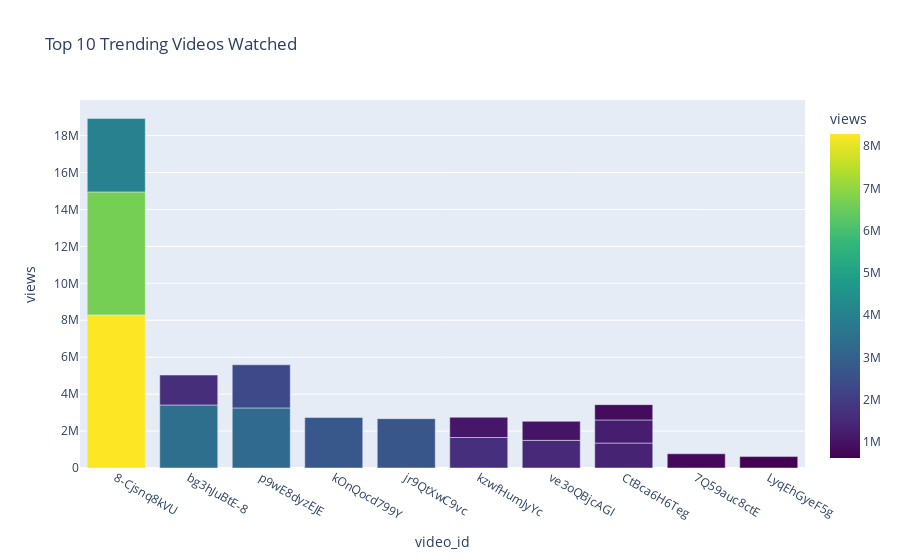

Notebook code cell kept with this figure:
### Code cell
#finding top 10 trending videos
data = dataset[dataset.views > 10000]
#finding top 10 watched videos
videos = data.query("category_id == 1").sort_values(by=['views'], ascending=False)
videos = videos[0:18]
fig = px.bar(videos,
             x='video_id',
             y='views',
             color='views',
             color_continuous_scale='Viridis',
             title='Top 10 Trending Videos Watched')
fig.show()

### Figure 1 — Plotly figure (JSON) as saved in the notebook; plotly's stock layout.template omitted (floating-point values rounded to 4 significant figures)
{"data": [{"alignmentgroup": "True", "hovertemplate": "video_id=%{x}<br>views=%{marker.color}<extra></extra>", "legendgroup": "", "marker": {"color": [8291139, 6659676, 3979891, 3411918, 3252728, 2736733, 2671756, 2336528, 1651358, 1621002, 1496471, 1351046, 1251180, 1096327, 1032547, 829132, 770478, 617545], "coloraxis": "coloraxis"}, "name": "", "offsetgroup": "", "orientation": "v", "showlegend": false, "textposition": "auto", "type": "bar", "x": ["8-Cjsnq8kVU", "8-Cjsnq8kVU", "8-Cjsnq8kVU", "bg3hJuBtE-8", "p9wE8dyzEJE", "kOnQocd799Y", "jr9QtXwC9vc", "p9wE8dyzEJE", "kzwfHumJyYc", "bg3hJuBtE-8", "ve3oQBjcAGI", "CtBca6H6Teg", "CtBca6H6Teg", "kzwfHumJyYc", "ve3oQBjcAGI", "CtBca6H6Teg", "7Q59auc8ctE", "LyqEhGyeF5g"], "xaxis": "x", "y": [8291139, 6659676, 3979891, 3411918, 3252728, 2736733, 2671756, 2336528, 1651358, 1621002, 1496471, 1351046, 1251180, 1096327, 1032547, 829132, 770478, 617545], "yaxis": "y"}], "layout": {"barmode": "relative", "coloraxis": {"colorbar": {"title": {"text": "views"}}, "colorscale": [[0, "#440154"], [0.1111, "#482878"], [0.2222, "#3e4989"], [0.3333, "#31688e"], [0.4444, "#26828e"], [0.5556, "#1f9e89"], [0.6667, "#35b779"], [0.7778, "#6ece58"], [0.8889, "#b5de2b"], [1, "#fde725"]]}, "legend": {"tracegroupgap": 0}, "title": {"text": "Top 10 Trending Videos Watched"}, "xaxis": {"anchor": "y", "domain": [0, 1], "title": {"text": "video_id"}}, "yaxis": {"anchor": "x", "domain": [0, 1], "title": {"text": "views"}}}}
